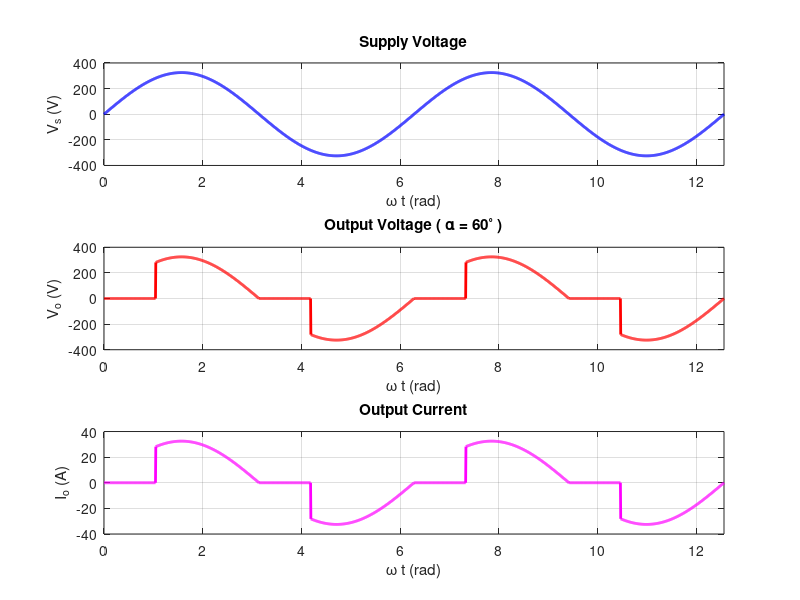

The MATLAB source for this figure: (Note: this script raises an error after producing the figure.)
clc;
clear;
close all;

%% Parameters
Vm = 325;          % Peak supply voltage (230 V RMS -> 325 V peak)
R = 10;            % Load resistance (Ohm)
f = 50;            % Supply frequency (Hz)

alpha_deg = 60;    % Firing angle (degrees)
alpha = deg2rad(alpha_deg);

%% Time axis (Two cycles)
theta = linspace(0,4*pi,2000);

%% Supply Voltage
vs = Vm*sin(theta);

%% Output Voltage Initialization
vo = zeros(size(theta));

%% Output Voltage Calculation
for k = 1:length(theta)

    th = mod(theta(k),2*pi);

    % Positive Half Cycle
    if (th >= alpha) && (th <= pi)
        vo(k) = Vm*sin(th);

    % Negative Half Cycle
    elseif (th >= pi+alpha) && (th <= 2*pi)
        vo(k) = Vm*sin(th);

    else
        vo(k) = 0;
    end

end

%% Output Current
io = vo/R;

%% Plot
figure('Color','w');

subplot(3,1,1)
plot(theta,vs,'b','LineWidth',2)
grid on
xlabel('\omega t (rad)')
ylabel('V_s (V)')
title('Supply Voltage')
xlim([0 4*pi])

subplot(3,1,2)
plot(theta,vo,'r','LineWidth',2)
grid on
xlabel('\omega t (rad)')
ylabel('V_o (V)')
title(['Output Voltage ( \alpha = ',num2str(alpha_deg),'^\circ )'])
xlim([0 4*pi])

subplot(3,1,3)
plot(theta,io,'m','LineWidth',2)
grid on
xlabel('\omega t (rad)')
ylabel('I_o (A)')
title('Output Current')
xlim([0 4*pi])

sgtitle('Single-Phase Full-Wave AC Voltage Controller (R Load)')
